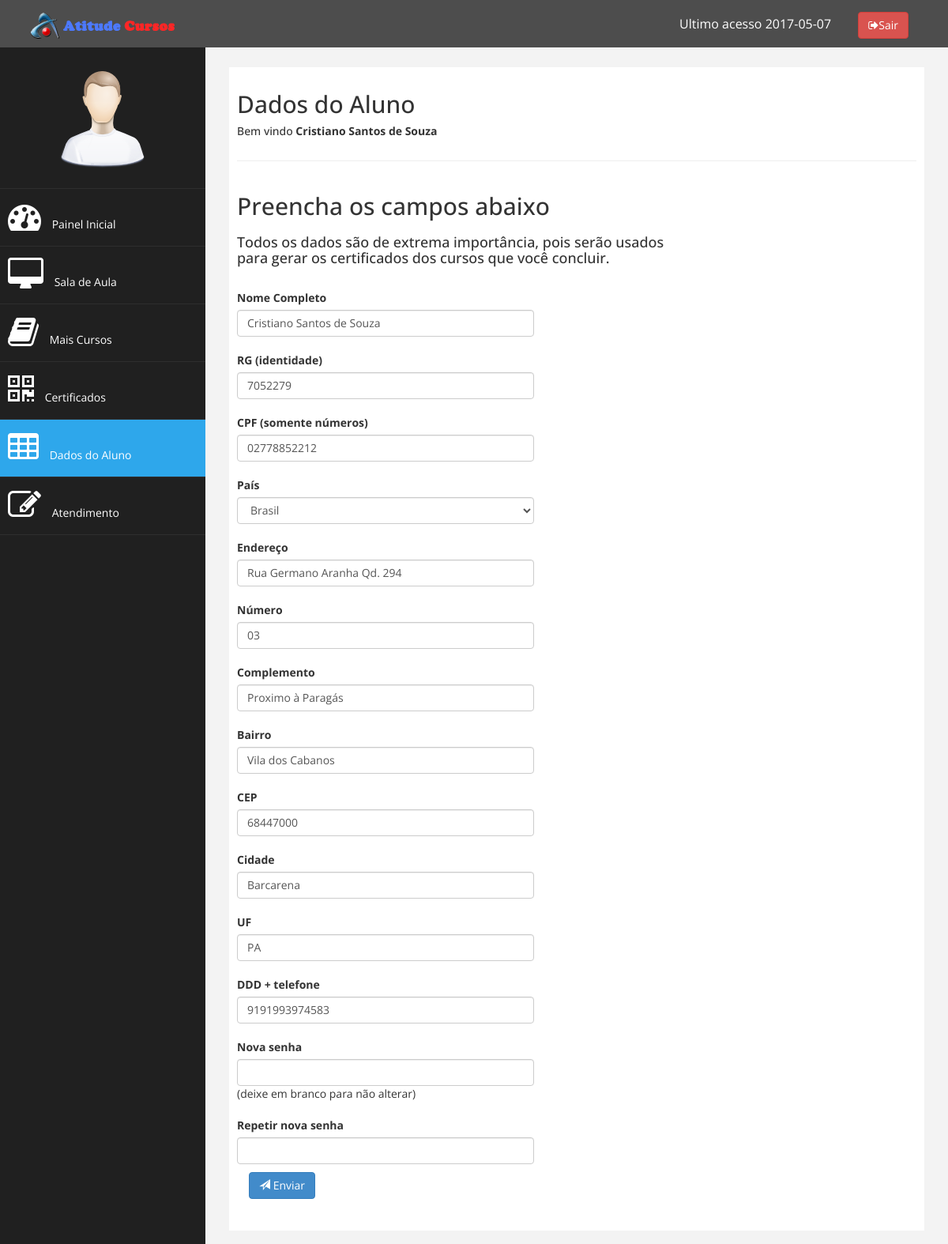
/Aluno/dados.php (signed in), run on the app's committed database.
### tables this page shows
CREATE TABLE `aluno` (
  `id` int(11) UNSIGNED NOT NULL,
  `nome` varchar(50) NOT NULL,
  `rg` varchar(10) NOT NULL,
  `cpf` varchar(15) NOT NULL,
  `pais` varchar(45) NOT NULL,
  `endereco` varchar(100) NOT NULL,
  `numero` varchar(10) NOT NULL,
  `complemento` varchar(144) NOT NULL,
  `bairro` varchar(45) NOT NULL,
  `cep` varchar(15) NOT NULL,
  `cidade` varchar(45) NOT NULL,
  `uf` varchar(10) NOT NULL,
  `telefone` varchar(15) DEFAULT NULL,
  `celular` varchar(15) DEFAULT NULL,
  `email` varchar(40) NOT NULL,
  `senha` varchar(40) NOT NULL,
  `nivel` int(1) UNSIGNED NOT NULL DEFAULT '1',
  `ativo` tinyint(1) NOT NULL DEFAULT '1',
  `cadastro` datetime NOT NULL,
  `data_ultimo_login` date NOT NULL
);

### Aluno/dados.php (the view, shortened to what this page needs)
<?php
include("../php/config.php");
$email = $_SESSION['email'];
$query = sprintf("SELECT * FROM aluno WHERE email = '$email'");
$dados = mysqli_query($conexao, $query) or die(mysql_error());
$linha = mysqli_fetch_assoc($dados);
?>
<!DOCTYPE html>
<html xmlns="http://www.w3.org/1999/xhtml">
<head>
    <link href="../assets/css/bootstrap.css" rel="stylesheet"/>
    <link href="../assets/font-awesome/css/font-awesome.min.css" rel="stylesheet" />
    <link href="../assets/js/morris/morris-0.4.3.min.css" rel="stylesheet" />
    <link href="../assets/css/custom.css" rel="stylesheet" />
</head>
<body>
    <div id="wrapper">
        <nav class="navbar navbar-default navbar-cls-top " role="navigation" style="margin-bottom: 0">
            <div class="navbar-header">
                <a class="navbar-brand" href="index.html"><img src="../images/logo.png"/></a>
            </div>
  <div style="color: white;
padding: 15px 50px 5px 50px;
float: right;
font-size: 16px;"> <?php echo "Ultimo acesso ". $_SESSION['data_ultimo_login'] ?>
<button type="button" class="btn btn-danger" data-toggle="modal" data-target="#confirm" style="margin-left: 30px"><i class="fa fa-sign-out"> </i>Sair</button></div>
        </nav>
                <nav class="navbar-default navbar-side" role="navigation">
            <div class="sidebar-collapse">
                <ul class="nav" id="main-menu">
				<li class="text-center">
                    <img src="../assets/img/find_user.png" class="user-image img-responsive"/>
					</li>
                    <li>
                        <a  href="index.php"><i class="fa fa-dashboard fa-3x"></i> Painel Inicial</a>
                    </li>
                     <li>
                        <a href="sala.php"><i class="fa fa-desktop fa-3x"></i> Sala de Aula</a>
                    </li>
                    <li>
                        <a  href="cursos.php"><i class="fa fa-book fa-3x"></i> Mais Cursos</a>
                    </li>
						   <li  >
                        <a   href="certificados.php"><i class="fa fa-qrcode fa-3x"></i> Certificados</a>
                    </li>
                      <li>
                        <a class="active-menu" href="dados.php"><i class="fa fa-table fa-3x"></i> Dados do Aluno </a>
                    </li>
                    <li  >
                        <a  href="form.php"><i class="fa fa-edit fa-3x"></i> Atendimento </a>
                    </li>
                </ul>
        </nav>
        <div id="page-wrapper" >
            <div id="page-inner">
                <div class="row">
                    <div class="col-md-12">
                     <h2>Dados do Aluno</h2>
                        <h5><?php echo "Bem vindo <strong>". $_SESSION['nome'] ."</strong>"?></h5>
                    </div>
                </div>
                 <hr />
                 <div id="content">
                <div class="row">
                        <div class="col-md-8 down-20">
                        <h2>Preencha os campos abaixo</h2>
                        <h4>Todos os dados são de extrema importância, pois serão usados para gerar os certificados dos cursos que você concluir.</h4>
                                <div class="col-md-10">
                                <br>
                            </div>
                            <div class="col-md-8">
                            <form name="contact-form" method="post" action="../php/altera.php">
                                <label class="mini">Nome Completo</label>
                                <div class="row">
                                    <input name="nome" class="form-control" type="text" value="<?=$linha['nome']?>" required>
                                </div><br>
                                <label class="mini">RG (identidade)</label>
                                <div class="row">
                                    <input name="rg" class="form-control" type="text" value="<?=$linha['rg']?>" required>
                                </div><br>
                                <label class="mini">CPF (somente números)</label>
                                <div class="row">
                                    <input name="cpf" class="form-control" type="text" value="<?=$linha['cpf']?>" required>
                                </div><br>
                                <label class="mini">País</label>
                                <div class="row">
                                	<select name="pais" id="codpais" class="form-control"><option value="BRA" selected="selected">Brasil</option></select>
                                </div><br>
                                <label class="mini">Endereço</label>
                                <div class="row">
                                    <input name="endereco" class="form-control" type="text" value="<?=$linha['endereco']?>" required>
                                </div><br>
                                <label class="mini">Número</label>
                                <div class="row">
                                    <input name="numero" class="form-control" type="text" value="<?=$linha['numero']?>" required>
                                </div><br>
                                <label class="mini">Complemento</label>
                                <div class="row">
                                    <input name="complemento" class="form-control" type="text" value="<?=$linha['complemento']?>" required>
                                </div><br>
                                <label class="mini">Bairro</label>
                                <div class="row">
                                    <input name="bairro" class="form-control" type="text" value="<?=$linha['bairro']?>" required>
                                </div><br>
                                <label class="mini">CEP</label>
                                <div class="row">
                                    <input name="cep" class="form-control" type="text" value="<?=$linha['cep']?>" required>
                                </div><br>
                                <label class="mini">Cidade</label>
                                <div class="row">
                                    <input name="cidade" class="form-control" type="text" value="<?=$linha['cidade']?>" required>
                                </div><br>
                                <label class="mini">UF</label>
                                <div class="row">
                                    <input name="uf" class="form-control" type="text" value="<?=$linha['uf']?>" required>
                                </div><br>
                                <label class="mini">DDD + telefone</label>
                                <div class="row">
                                    <input name="telefone" class="form-control" type="text" value="<?=$linha['telefone']?>" required>
                                </div><br>
                                <label class="mini">Nova senha</label>
                                <div class="row">
                                    <input name="senha" class="form-control" type="text">(deixe em branco para não alterar)
                                </div><br>
                                <label class="mini">Repetir nova senha</label>
                                <div class="row">
                                    <input name="c_senha" onFocus="" class="form-control" type="text">
                                </div>
                                <p>
                                    <button type="submit" class="btn btn-primary"><span class="glyphicon glyphicon-send"></span> Enviar</button>
                                </p>
                            </form>
                        </div>
                        </div>
    </div>
            </div>
        </div>
</body>
</html>

### assets/css/custom.css (style rules this page uses)
body { font-family: 'Open Sans', sans-serif; }
#wrapper { width: 100%; background:#202020; }
#page-wrapper { padding: 15px 15px; min-height: 600px; background:#F3F3F3; }
#page-inner { width:100%; margin:10px 20px 10px 0px; background-color:#fff!important; padding:10px; min-height:1200px; }
.text-center { text-align:center; }
h2 { color: #333333; }
h4 { padding-top:10px; }
p { font-size:16px; line-height:25px; padding-top:10px; }
.mini { margin-left: -15px; }
.down-20 { margin-bottom: 20px; }
.user-image { margin: 25px auto; -webkit-border-radius: 10px; -moz-border-radius: 10px; border-radius: 10px; max-height:170px; max-width:170px; }
.navbar-cls-top .navbar-brand { color: #fff; width: 260px; text-align: center; height: 60px; }
.active-menu { background-color:#2EA7EB!important; }
.sidebar-collapse , .sidebar-collapse .nav { background:none; }
.sidebar-collapse .nav { padding:0; }
.sidebar-collapse .nav > li > a { color:#fff; background:#202020; text-shadow:none; }
.sidebar-collapse > .nav > li > a { padding:15px 10px; }
.sidebar-collapse > .nav > li { border-bottom: 1px solid rgba(107, 108, 109, 0.19); }
.navbar-side { border:none; background-color: #202020; }
.navbar-cls-top { background:#4D4D4D; border-bottom:none; }
.navbar-default { border:0px solid black; }
.navbar-header { background: #4D4D4D; }
.nav > li > a > i { margin-right:10px; }
@media (min-width:768px) { #page-wrapper { margin: 0 0 0 260px; padding: 15px 30px; min-height: 1200px; } }
@media (min-width:768px) { .navbar-side { z-index: 1; position: absolute; width: 260px; } }
@media (min-width:768px) { .navbar { border-radius: 0px; } }

### data on the page
aluno: nome "Cristiano Santos de Souza", rg "7052279", cpf "02778852212", endereco "Rua Germano Aranha Qd. 294", numero "03", complemento "Proximo à Paragás", bairro "Vila dos Cabanos", cep "68447000", cidade "Barcarena", uf "PA", telefone "9191993974583"

### other printed values
$_SESSION['data_ultimo_login'] "2017-05-07"
$_SESSION['nome'] "Cristiano Santos de Souza"
